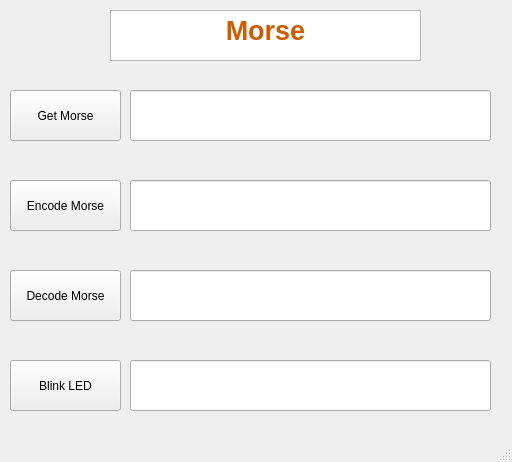
<?xml version="1.0" encoding="UTF-8"?>
<ui version="4.0">
 <class>MainWindow</class>
 <widget class="QMainWindow" name="MainWindow">
  <property name="geometry">
   <rect>
    <x>0</x>
    <y>0</y>
    <width>512</width>
    <height>462</height>
   </rect>
  </property>
  <property name="windowTitle">
   <string>MainWindow</string>
  </property>
  <widget class="QWidget" name="centralwidget">
   <widget class="QPushButton" name="bntGet">
    <property name="geometry">
     <rect>
      <x>10</x>
      <y>90</y>
      <width>111</width>
      <height>51</height>
     </rect>
    </property>
    <property name="text">
     <string>Get Morse</string>
    </property>
   </widget>
   <widget class="QLineEdit" name="inputTextButton">
    <property name="geometry">
     <rect>
      <x>130</x>
      <y>90</y>
      <width>361</width>
      <height>51</height>
     </rect>
    </property>
    <property name="readOnly">
     <bool>true</bool>
    </property>
   </widget>
   <widget class="QPushButton" name="bntDe">
    <property name="geometry">
     <rect>
      <x>10</x>
      <y>270</y>
      <width>111</width>
      <height>51</height>
     </rect>
    </property>
    <property name="text">
     <string>Decode Morse</string>
    </property>
   </widget>
   <widget class="QLineEdit" name="textDecode">
    <property name="geometry">
     <rect>
      <x>130</x>
      <y>270</y>
      <width>361</width>
      <height>51</height>
     </rect>
    </property>
   </widget>
   <widget class="QPushButton" name="bntEn">
    <property name="geometry">
     <rect>
      <x>10</x>
      <y>180</y>
      <width>111</width>
      <height>51</height>
     </rect>
    </property>
    <property name="text">
     <string>Encode Morse</string>
    </property>
   </widget>
   <widget class="QLineEdit" name="textEncode">
    <property name="geometry">
     <rect>
      <x>130</x>
      <y>180</y>
      <width>361</width>
      <height>51</height>
     </rect>
    </property>
   </widget>
   <widget class="QPushButton" name="bntBlink">
    <property name="geometry">
     <rect>
      <x>10</x>
      <y>360</y>
      <width>111</width>
      <height>51</height>
     </rect>
    </property>
    <property name="text">
     <string>Blink LED</string>
    </property>
   </widget>
   <widget class="QLineEdit" name="textBlink">
    <property name="geometry">
     <rect>
      <x>130</x>
      <y>360</y>
      <width>361</width>
      <height>51</height>
     </rect>
    </property>
   </widget>
   <widget class="QTextBrowser" name="textBrowser">
    <property name="geometry">
     <rect>
      <x>110</x>
      <y>10</y>
      <width>311</width>
      <height>51</height>
     </rect>
    </property>
    <property name="html">
     <string>&lt;!DOCTYPE HTML PUBLIC &quot;-//W3C//DTD HTML 4.0//EN&quot; &quot;http://www.w3.org/TR/REC-html40/strict.dtd&quot;&gt;
&lt;html&gt;&lt;head&gt;&lt;meta name=&quot;qrichtext&quot; content=&quot;1&quot; /&gt;&lt;style type=&quot;text/css&quot;&gt;
p, li { white-space: pre-wrap; }
&lt;/style&gt;&lt;/head&gt;&lt;body style=&quot; font-family:'Ubuntu'; font-size:11pt; font-weight:400; font-style:normal;&quot;&gt;
&lt;p align=&quot;center&quot; style=&quot; margin-top:0px; margin-bottom:0px; margin-left:0px; margin-right:0px; -qt-block-indent:0; text-indent:0px;&quot;&gt;&lt;span style=&quot; font-size:20pt; font-weight:600; color:#ce5c00;&quot;&gt;Morse&lt;/span&gt;&lt;/p&gt;&lt;/body&gt;&lt;/html&gt;</string>
    </property>
   </widget>
  </widget>
  <widget class="QMenuBar" name="menubar">
   <property name="geometry">
    <rect>
     <x>0</x>
     <y>0</y>
     <width>512</width>
     <height>22</height>
    </rect>
   </property>
  </widget>
  <widget class="QStatusBar" name="statusbar"/>
 </widget>
 <resources/>
 <connections/>
</ui>
